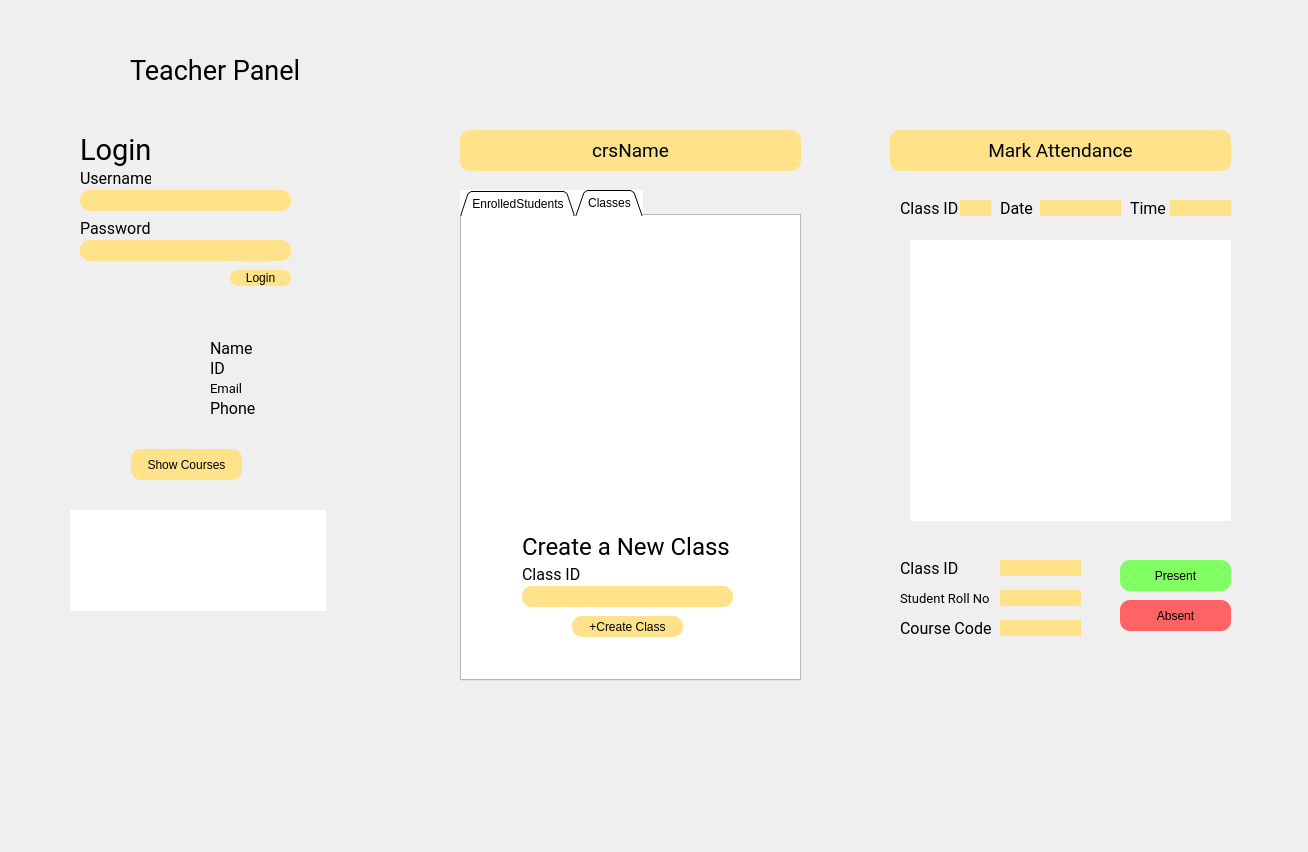
<?xml version="1.0" encoding="UTF-8"?>
<ui version="4.0">
 <class>teacherPanel</class>
 <widget class="QDialog" name="teacherPanel">
  <property name="geometry">
   <rect>
    <x>0</x>
    <y>0</y>
    <width>1308</width>
    <height>852</height>
   </rect>
  </property>
  <property name="windowTitle">
   <string>NED Attendance Management</string>
  </property>
  <property name="windowIcon">
   <iconset resource="src.qrc">
    <normaloff>:/new/images/img/1200px-NEDUET_logo.svg.png</normaloff>:/new/images/img/1200px-NEDUET_logo.svg.png</iconset>
  </property>
  <property name="styleSheet">
   <string notr="true">#teacherPanel {
border-image:url(:/new/images/img/Teachers PanelBG.jpg);
}</string>
  </property>
  <widget class="QLabel" name="label_3">
   <property name="geometry">
    <rect>
     <x>90</x>
     <y>310</y>
     <width>111</width>
     <height>111</height>
    </rect>
   </property>
   <property name="styleSheet">
    <string notr="true">border-image:url(:/new/images/img/femaleIcon.png);
</string>
   </property>
   <property name="text">
    <string/>
   </property>
  </widget>
  <widget class="QLabel" name="label">
   <property name="geometry">
    <rect>
     <x>20</x>
     <y>20</y>
     <width>101</width>
     <height>101</height>
    </rect>
   </property>
   <property name="styleSheet">
    <string notr="true">border-image:url(:/new/images/img/1200px-NEDUET_logo.svg.png);</string>
   </property>
   <property name="text">
    <string/>
   </property>
  </widget>
  <widget class="QLabel" name="label_2">
   <property name="geometry">
    <rect>
     <x>130</x>
     <y>50</y>
     <width>181</width>
     <height>41</height>
    </rect>
   </property>
   <property name="font">
    <font>
     <family>Roboto</family>
     <pointsize>20</pointsize>
    </font>
   </property>
   <property name="text">
    <string>Teacher Panel</string>
   </property>
  </widget>
  <widget class="QPushButton" name="showCourses">
   <property name="geometry">
    <rect>
     <x>131</x>
     <y>449</y>
     <width>111</width>
     <height>31</height>
    </rect>
   </property>
   <property name="styleSheet">
    <string notr="true">background-color: #ffe289;
border-radius:10px;
border:none;
</string>
   </property>
   <property name="text">
    <string>Show Courses</string>
   </property>
  </widget>
  <widget class="QLabel" name="tchrEmail_lbl">
   <property name="geometry">
    <rect>
     <x>210</x>
     <y>380</y>
     <width>121</width>
     <height>16</height>
    </rect>
   </property>
   <property name="font">
    <font>
     <family>Roboto</family>
     <pointsize>10</pointsize>
    </font>
   </property>
   <property name="text">
    <string>Email</string>
   </property>
  </widget>
  <widget class="QLabel" name="tchrID_lbl">
   <property name="geometry">
    <rect>
     <x>210</x>
     <y>360</y>
     <width>91</width>
     <height>16</height>
    </rect>
   </property>
   <property name="font">
    <font>
     <family>Roboto</family>
     <pointsize>12</pointsize>
    </font>
   </property>
   <property name="text">
    <string>ID</string>
   </property>
  </widget>
  <widget class="QLabel" name="tchrPhone_lbl">
   <property name="geometry">
    <rect>
     <x>210</x>
     <y>400</y>
     <width>91</width>
     <height>16</height>
    </rect>
   </property>
   <property name="font">
    <font>
     <family>Roboto</family>
     <pointsize>12</pointsize>
    </font>
   </property>
   <property name="text">
    <string>Phone</string>
   </property>
  </widget>
  <widget class="QLabel" name="tchrName_lbl">
   <property name="geometry">
    <rect>
     <x>210</x>
     <y>340</y>
     <width>91</width>
     <height>16</height>
    </rect>
   </property>
   <property name="font">
    <font>
     <family>Roboto</family>
     <pointsize>12</pointsize>
    </font>
   </property>
   <property name="styleSheet">
    <string notr="true">setText: tchrName;</string>
   </property>
   <property name="text">
    <string>Name</string>
   </property>
  </widget>
  <widget class="QTabWidget" name="classes">
   <property name="geometry">
    <rect>
     <x>460</x>
     <y>190</y>
     <width>341</width>
     <height>491</height>
    </rect>
   </property>
   <property name="styleSheet">
    <string notr="true">background-color:white;</string>
   </property>
   <property name="tabShape">
    <enum>QTabWidget::Triangular</enum>
   </property>
   <property name="currentIndex">
    <number>1</number>
   </property>
   <widget class="QWidget" name="EnrolledStudents">
    <attribute name="title">
     <string>EnrolledStudents</string>
    </attribute>
    <widget class="QTableView" name="EnrolledStudents_tbl">
     <property name="geometry">
      <rect>
       <x>-10</x>
       <y>10</y>
       <width>351</width>
       <height>271</height>
      </rect>
     </property>
     <property name="styleSheet">
      <string notr="true">background-color:white;
border: none;</string>
     </property>
    </widget>
    <widget class="QPushButton" name="pushButton">
     <property name="geometry">
      <rect>
       <x>110</x>
       <y>300</y>
       <width>111</width>
       <height>21</height>
      </rect>
     </property>
     <property name="styleSheet">
      <string notr="true">background-color: #ffe289;
border-radius:10px;
border:none;
</string>
     </property>
     <property name="text">
      <string>+add Students</string>
     </property>
    </widget>
   </widget>
   <widget class="QWidget" name="Classes">
    <attribute name="title">
     <string>Classes</string>
    </attribute>
    <widget class="QTableView" name="allClasses">
     <property name="geometry">
      <rect>
       <x>0</x>
       <y>20</y>
       <width>331</width>
       <height>261</height>
      </rect>
     </property>
     <property name="styleSheet">
      <string notr="true">background-color:white;
border: none;</string>
     </property>
    </widget>
    <widget class="QLabel" name="info">
     <property name="geometry">
      <rect>
       <x>230</x>
       <y>430</y>
       <width>91</width>
       <height>20</height>
      </rect>
     </property>
     <property name="text">
      <string/>
     </property>
    </widget>
    <widget class="QLabel" name="label_8">
     <property name="geometry">
      <rect>
       <x>60</x>
       <y>310</y>
       <width>211</width>
       <height>41</height>
      </rect>
     </property>
     <property name="font">
      <font>
       <family>Roboto</family>
       <pointsize>18</pointsize>
      </font>
     </property>
     <property name="text">
      <string>Create a New Class</string>
     </property>
    </widget>
    <widget class="QPushButton" name="pushButton_3">
     <property name="geometry">
      <rect>
       <x>110</x>
       <y>400</y>
       <width>111</width>
       <height>21</height>
      </rect>
     </property>
     <property name="styleSheet">
      <string notr="true">background-color: #ffe289;
border-radius:10px;
border:none;
</string>
     </property>
     <property name="text">
      <string>+Create Class</string>
     </property>
    </widget>
    <widget class="QLineEdit" name="clsID1">
     <property name="geometry">
      <rect>
       <x>60</x>
       <y>370</y>
       <width>211</width>
       <height>21</height>
      </rect>
     </property>
     <property name="font">
      <font>
       <family>Roboto</family>
       <pointsize>8</pointsize>
      </font>
     </property>
     <property name="styleSheet">
      <string notr="true">background-color: #ffe289;
border-radius:10px;
border:none;
</string>
     </property>
    </widget>
    <widget class="QLabel" name="label_7">
     <property name="geometry">
      <rect>
       <x>60</x>
       <y>350</y>
       <width>71</width>
       <height>16</height>
      </rect>
     </property>
     <property name="font">
      <font>
       <family>Roboto</family>
       <pointsize>12</pointsize>
      </font>
     </property>
     <property name="text">
      <string>Class ID</string>
     </property>
    </widget>
   </widget>
  </widget>
  <widget class="QListView" name="listView">
   <property name="geometry">
    <rect>
     <x>70</x>
     <y>510</y>
     <width>256</width>
     <height>101</height>
    </rect>
   </property>
   <property name="font">
    <font>
     <family>Roboto</family>
     <pointsize>11</pointsize>
    </font>
   </property>
   <property name="styleSheet">
    <string notr="true">background-color:white;
border: none;</string>
   </property>
  </widget>
  <widget class="QLabel" name="crsName">
   <property name="geometry">
    <rect>
     <x>460</x>
     <y>130</y>
     <width>341</width>
     <height>41</height>
    </rect>
   </property>
   <property name="font">
    <font>
     <family>Roboto</family>
     <pointsize>14</pointsize>
    </font>
   </property>
   <property name="styleSheet">
    <string notr="true">background-color: #ffe289;
border-radius:10px;
border:none;
</string>
   </property>
   <property name="text">
    <string>crsName</string>
   </property>
   <property name="alignment">
    <set>Qt::AlignCenter</set>
   </property>
  </widget>
  <widget class="QLabel" name="lbl">
   <property name="geometry">
    <rect>
     <x>1000</x>
     <y>200</y>
     <width>41</width>
     <height>16</height>
    </rect>
   </property>
   <property name="font">
    <font>
     <family>Roboto</family>
     <pointsize>12</pointsize>
    </font>
   </property>
   <property name="styleSheet">
    <string notr="true">setText: tchrName;</string>
   </property>
   <property name="text">
    <string>Date</string>
   </property>
  </widget>
  <widget class="QLabel" name="lbl2">
   <property name="geometry">
    <rect>
     <x>1130</x>
     <y>200</y>
     <width>41</width>
     <height>16</height>
    </rect>
   </property>
   <property name="font">
    <font>
     <family>Roboto</family>
     <pointsize>12</pointsize>
    </font>
   </property>
   <property name="styleSheet">
    <string notr="true">setText: tchrName;</string>
   </property>
   <property name="text">
    <string>Time</string>
   </property>
  </widget>
  <widget class="QLabel" name="date">
   <property name="geometry">
    <rect>
     <x>1040</x>
     <y>200</y>
     <width>81</width>
     <height>16</height>
    </rect>
   </property>
   <property name="font">
    <font>
     <family>Roboto</family>
     <pointsize>8</pointsize>
    </font>
   </property>
   <property name="styleSheet">
    <string notr="true">background-color: #ffe289;
border-radius:10px;
border:none;
</string>
   </property>
   <property name="text">
    <string/>
   </property>
   <property name="alignment">
    <set>Qt::AlignCenter</set>
   </property>
  </widget>
  <widget class="QLabel" name="time">
   <property name="geometry">
    <rect>
     <x>1170</x>
     <y>200</y>
     <width>61</width>
     <height>16</height>
    </rect>
   </property>
   <property name="font">
    <font>
     <family>Roboto</family>
     <pointsize>8</pointsize>
    </font>
   </property>
   <property name="styleSheet">
    <string notr="true">background-color: #ffe289;
border-radius:10px;
border:none;
</string>
   </property>
   <property name="text">
    <string/>
   </property>
   <property name="alignment">
    <set>Qt::AlignCenter</set>
   </property>
  </widget>
  <widget class="QPushButton" name="loginBtn">
   <property name="geometry">
    <rect>
     <x>230</x>
     <y>270</y>
     <width>61</width>
     <height>16</height>
    </rect>
   </property>
   <property name="styleSheet">
    <string notr="true">background-color: #ffe289;
border-radius:8px;
border:none;
</string>
   </property>
   <property name="text">
    <string>Login</string>
   </property>
  </widget>
  <widget class="QLabel" name="label_4">
   <property name="geometry">
    <rect>
     <x>80</x>
     <y>220</y>
     <width>81</width>
     <height>16</height>
    </rect>
   </property>
   <property name="font">
    <font>
     <family>Roboto</family>
     <pointsize>12</pointsize>
    </font>
   </property>
   <property name="text">
    <string>Password</string>
   </property>
  </widget>
  <widget class="QLineEdit" name="passwordLogin">
   <property name="geometry">
    <rect>
     <x>80</x>
     <y>240</y>
     <width>211</width>
     <height>21</height>
    </rect>
   </property>
   <property name="font">
    <font>
     <family>Roboto</family>
    </font>
   </property>
   <property name="styleSheet">
    <string notr="true">background-color: #ffe289;
border-radius:10px;
border:none;
</string>
   </property>
   <property name="echoMode">
    <enum>QLineEdit::Password</enum>
   </property>
  </widget>
  <widget class="QLabel" name="label_5">
   <property name="geometry">
    <rect>
     <x>80</x>
     <y>170</y>
     <width>71</width>
     <height>16</height>
    </rect>
   </property>
   <property name="font">
    <font>
     <family>Roboto</family>
     <pointsize>12</pointsize>
    </font>
   </property>
   <property name="text">
    <string>Username</string>
   </property>
  </widget>
  <widget class="QLabel" name="label_6">
   <property name="geometry">
    <rect>
     <x>80</x>
     <y>130</y>
     <width>81</width>
     <height>41</height>
    </rect>
   </property>
   <property name="font">
    <font>
     <family>Roboto</family>
     <pointsize>22</pointsize>
    </font>
   </property>
   <property name="text">
    <string>Login</string>
   </property>
  </widget>
  <widget class="QLineEdit" name="usernameLogin">
   <property name="geometry">
    <rect>
     <x>80</x>
     <y>190</y>
     <width>211</width>
     <height>21</height>
    </rect>
   </property>
   <property name="font">
    <font>
     <family>Roboto</family>
     <pointsize>8</pointsize>
    </font>
   </property>
   <property name="styleSheet">
    <string notr="true">background-color: #ffe289;
border-radius:10px;
border:none;
</string>
   </property>
  </widget>
  <widget class="QTableView" name="att">
   <property name="geometry">
    <rect>
     <x>910</x>
     <y>240</y>
     <width>321</width>
     <height>281</height>
    </rect>
   </property>
   <property name="styleSheet">
    <string notr="true">background-color:white;
border: none;</string>
   </property>
  </widget>
  <widget class="QLabel" name="lbl_2">
   <property name="geometry">
    <rect>
     <x>900</x>
     <y>200</y>
     <width>61</width>
     <height>16</height>
    </rect>
   </property>
   <property name="font">
    <font>
     <family>Roboto</family>
     <pointsize>12</pointsize>
    </font>
   </property>
   <property name="styleSheet">
    <string notr="true">setText: tchrName;</string>
   </property>
   <property name="text">
    <string>Class ID</string>
   </property>
  </widget>
  <widget class="QLabel" name="clsID">
   <property name="geometry">
    <rect>
     <x>960</x>
     <y>200</y>
     <width>31</width>
     <height>16</height>
    </rect>
   </property>
   <property name="font">
    <font>
     <family>Roboto</family>
     <pointsize>8</pointsize>
    </font>
   </property>
   <property name="styleSheet">
    <string notr="true">background-color: #ffe289;
border-radius:10px;
border:none;
</string>
   </property>
   <property name="text">
    <string/>
   </property>
   <property name="alignment">
    <set>Qt::AlignCenter</set>
   </property>
  </widget>
  <widget class="QLabel" name="lbl_3">
   <property name="geometry">
    <rect>
     <x>900</x>
     <y>560</y>
     <width>91</width>
     <height>16</height>
    </rect>
   </property>
   <property name="font">
    <font>
     <family>Roboto</family>
     <pointsize>12</pointsize>
    </font>
   </property>
   <property name="styleSheet">
    <string notr="true">setText: tchrName;</string>
   </property>
   <property name="text">
    <string>Class ID</string>
   </property>
  </widget>
  <widget class="QLabel" name="clsID3">
   <property name="geometry">
    <rect>
     <x>1000</x>
     <y>560</y>
     <width>81</width>
     <height>16</height>
    </rect>
   </property>
   <property name="font">
    <font>
     <family>Roboto</family>
     <pointsize>8</pointsize>
    </font>
   </property>
   <property name="styleSheet">
    <string notr="true">background-color: #ffe289;
border-radius:10px;
border:none;
</string>
   </property>
   <property name="text">
    <string/>
   </property>
   <property name="alignment">
    <set>Qt::AlignCenter</set>
   </property>
  </widget>
  <widget class="QLabel" name="lbl_4">
   <property name="geometry">
    <rect>
     <x>900</x>
     <y>590</y>
     <width>91</width>
     <height>16</height>
    </rect>
   </property>
   <property name="font">
    <font>
     <family>Roboto</family>
     <pointsize>10</pointsize>
    </font>
   </property>
   <property name="styleSheet">
    <string notr="true">setText: tchrName;</string>
   </property>
   <property name="text">
    <string>Student Roll No</string>
   </property>
  </widget>
  <widget class="QLabel" name="stdRollNo">
   <property name="geometry">
    <rect>
     <x>1000</x>
     <y>590</y>
     <width>81</width>
     <height>16</height>
    </rect>
   </property>
   <property name="font">
    <font>
     <family>Roboto</family>
     <pointsize>8</pointsize>
    </font>
   </property>
   <property name="styleSheet">
    <string notr="true">background-color: #ffe289;
border-radius:10px;
border:none;
</string>
   </property>
   <property name="text">
    <string/>
   </property>
   <property name="alignment">
    <set>Qt::AlignCenter</set>
   </property>
  </widget>
  <widget class="QLabel" name="lbl_5">
   <property name="geometry">
    <rect>
     <x>900</x>
     <y>620</y>
     <width>91</width>
     <height>16</height>
    </rect>
   </property>
   <property name="font">
    <font>
     <family>Roboto</family>
     <pointsize>12</pointsize>
    </font>
   </property>
   <property name="styleSheet">
    <string notr="true">setText: tchrName;</string>
   </property>
   <property name="text">
    <string>Course Code</string>
   </property>
  </widget>
  <widget class="QLabel" name="CourseCode">
   <property name="geometry">
    <rect>
     <x>1000</x>
     <y>620</y>
     <width>81</width>
     <height>16</height>
    </rect>
   </property>
   <property name="font">
    <font>
     <family>Roboto</family>
     <pointsize>8</pointsize>
    </font>
   </property>
   <property name="styleSheet">
    <string notr="true">background-color: #ffe289;
border-radius:10px;
border:none;
</string>
   </property>
   <property name="text">
    <string/>
   </property>
   <property name="alignment">
    <set>Qt::AlignCenter</set>
   </property>
  </widget>
  <widget class="QPushButton" name="present">
   <property name="geometry">
    <rect>
     <x>1120</x>
     <y>560</y>
     <width>111</width>
     <height>31</height>
    </rect>
   </property>
   <property name="styleSheet">
    <string notr="true">background-color: #80ff63;
border-radius:10px;
border:none;
</string>
   </property>
   <property name="text">
    <string>Present</string>
   </property>
  </widget>
  <widget class="QPushButton" name="absent">
   <property name="geometry">
    <rect>
     <x>1120</x>
     <y>600</y>
     <width>111</width>
     <height>31</height>
    </rect>
   </property>
   <property name="styleSheet">
    <string notr="true">background-color: #ff6363;
border-radius:10px;
border:none;
</string>
   </property>
   <property name="text">
    <string>Absent</string>
   </property>
  </widget>
  <widget class="QLabel" name="crsName_2">
   <property name="geometry">
    <rect>
     <x>890</x>
     <y>130</y>
     <width>341</width>
     <height>41</height>
    </rect>
   </property>
   <property name="font">
    <font>
     <family>Roboto</family>
     <pointsize>14</pointsize>
    </font>
   </property>
   <property name="styleSheet">
    <string notr="true">background-color: #ffe289;
border-radius:10px;
border:none;
</string>
   </property>
   <property name="text">
    <string>Mark Attendance</string>
   </property>
   <property name="alignment">
    <set>Qt::AlignCenter</set>
   </property>
  </widget>
 </widget>
 <tabstops>
  <tabstop>usernameLogin</tabstop>
  <tabstop>passwordLogin</tabstop>
  <tabstop>loginBtn</tabstop>
  <tabstop>showCourses</tabstop>
  <tabstop>listView</tabstop>
  <tabstop>classes</tabstop>
  <tabstop>allClasses</tabstop>
  <tabstop>pushButton_3</tabstop>
  <tabstop>EnrolledStudents_tbl</tabstop>
  <tabstop>pushButton</tabstop>
  <tabstop>att</tabstop>
 </tabstops>
 <resources>
  <include location="src.qrc"/>
 </resources>
 <connections/>
</ui>
